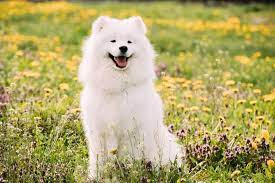
#> input picture images/auau.jpg, 275 x 183 px, found by its file name
$ python blur-image.py
#> lines starting #> are read from the running program, lines starting #| are printed output that depends on the picture
import numpy as np
import cv2
from matplotlib import pyplot as plt
img = cv2.imread('./images/auau.jpg',-1)
#> img is the input picture: shape (183, 275, 3); mean B, G, R 107.1, 167.5, 177.9


blur_size = 5 #can't be zero
blurredFrame = cv2.blur(img, (blur_size, blur_size))
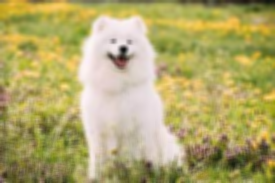
#> blurredFrame: shape (183, 275, 3); mean B, G, R 107.1, 167.6, 178

plt.subplot(121),plt.imshow(img,cmap = 'gray')
plt.title('Original Image'), plt.xticks([]), plt.yticks([])
plt.subplot(122),plt.imshow(blurredFrame,cmap = 'gray')
plt.title('Blurred Image'), plt.xticks([]), plt.yticks([])
plt.show()
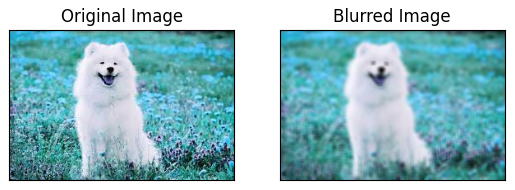
#> figure drawn by matplotlib, 2 panels; B, G, R data is drawn as R, G, B
